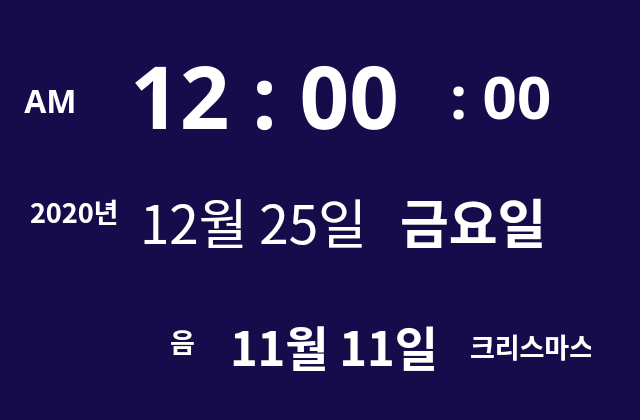
<?xml version="1.0" encoding="UTF-8"?>
<ui version="4.0">
 <class>TimeDisplay</class>
 <widget class="QWidget" name="TimeDisplay">
  <property name="geometry">
   <rect>
    <x>0</x>
    <y>0</y>
    <width>640</width>
    <height>420</height>
   </rect>
  </property>
  <property name="styleSheet">
   <string notr="true">background-color: #160C4B; border-style: solid; border-width: 0px; border-color: #160C4B;
</string>
  </property>
  <widget class="QWidget" name="WidgetTimer" native="true">
   <property name="geometry">
    <rect>
     <x>110</x>
     <y>30</y>
     <width>481</width>
     <height>121</height>
    </rect>
   </property>
   <property name="font">
    <font>
     <weight>50</weight>
     <bold>false</bold>
    </font>
   </property>
   <widget class="QLabel" name="LabelSec">
    <property name="geometry">
     <rect>
      <x>340</x>
      <y>10</y>
      <width>100</width>
      <height>111</height>
     </rect>
    </property>
    <property name="font">
     <font>
      <family>나눔바른고딕</family>
      <pointsize>45</pointsize>
      <weight>75</weight>
      <bold>true</bold>
     </font>
    </property>
    <property name="styleSheet">
     <string notr="true">QLabel {
	color: white;
}</string>
    </property>
    <property name="text">
     <string>: 00</string>
    </property>
   </widget>
   <widget class="QLabel" name="LabelHour">
    <property name="geometry">
     <rect>
      <x>20</x>
      <y>10</y>
      <width>301</width>
      <height>111</height>
     </rect>
    </property>
    <property name="font">
     <font>
      <family>나눔바른고딕</family>
      <pointsize>65</pointsize>
      <weight>75</weight>
      <bold>true</bold>
     </font>
    </property>
    <property name="styleSheet">
     <string notr="true">QLabel {
	color: white;
}</string>
    </property>
    <property name="text">
     <string>12 : 00</string>
    </property>
   </widget>
  </widget>
  <widget class="QLabel" name="LabelAMPM">
   <property name="geometry">
    <rect>
     <x>10</x>
     <y>70</y>
     <width>81</width>
     <height>61</height>
    </rect>
   </property>
   <property name="font">
    <font>
     <family>나눔바른고딕</family>
     <pointsize>24</pointsize>
     <weight>75</weight>
     <bold>true</bold>
    </font>
   </property>
   <property name="styleSheet">
    <string notr="true">QLabel {
	color: white;
}</string>
   </property>
   <property name="text">
    <string>AM</string>
   </property>
   <property name="alignment">
    <set>Qt::AlignCenter</set>
   </property>
  </widget>
  <widget class="QWidget" name="widget" native="true">
   <property name="geometry">
    <rect>
     <x>20</x>
     <y>180</y>
     <width>551</width>
     <height>81</height>
    </rect>
   </property>
   <widget class="QLabel" name="LabelYear">
    <property name="geometry">
     <rect>
      <x>10</x>
      <y>0</y>
      <width>101</width>
      <height>61</height>
     </rect>
    </property>
    <property name="font">
     <font>
      <family>나눔바른고딕</family>
      <pointsize>20</pointsize>
      <weight>75</weight>
      <bold>true</bold>
     </font>
    </property>
    <property name="styleSheet">
     <string notr="true">QLabel {
	color: white;
}</string>
    </property>
    <property name="text">
     <string>2020년</string>
    </property>
   </widget>
   <widget class="QLabel" name="LabelDate">
    <property name="geometry">
     <rect>
      <x>120</x>
      <y>10</y>
      <width>261</width>
      <height>61</height>
     </rect>
    </property>
    <property name="font">
     <font>
      <family>나눔바른고딕</family>
      <pointsize>40</pointsize>
     </font>
    </property>
    <property name="styleSheet">
     <string notr="true">QLabel {
	color: white;
}</string>
    </property>
    <property name="text">
     <string>12월 25일</string>
    </property>
   </widget>
   <widget class="QLabel" name="LabelDayofWeek">
    <property name="geometry">
     <rect>
      <x>380</x>
      <y>10</y>
      <width>151</width>
      <height>61</height>
     </rect>
    </property>
    <property name="font">
     <font>
      <family>나눔바른고딕</family>
      <pointsize>40</pointsize>
      <weight>75</weight>
      <bold>true</bold>
     </font>
    </property>
    <property name="styleSheet">
     <string notr="true">QLabel {
	color: white;
}</string>
    </property>
    <property name="text">
     <string>금요일</string>
    </property>
   </widget>
  </widget>
  <widget class="QWidget" name="WidgetLunar" native="true">
   <property name="geometry">
    <rect>
     <x>110</x>
     <y>310</y>
     <width>511</width>
     <height>70</height>
    </rect>
   </property>
   <widget class="QLabel" name="LabelLunar">
    <property name="geometry">
     <rect>
      <x>60</x>
      <y>0</y>
      <width>51</width>
      <height>61</height>
     </rect>
    </property>
    <property name="font">
     <font>
      <family>나눔바른고딕</family>
      <pointsize>20</pointsize>
      <weight>75</weight>
      <bold>true</bold>
     </font>
    </property>
    <property name="styleSheet">
     <string notr="true">QLabel {
	color: white;
}</string>
    </property>
    <property name="text">
     <string>음</string>
    </property>
   </widget>
   <widget class="QLabel" name="LabelLunarDate">
    <property name="geometry">
     <rect>
      <x>120</x>
      <y>0</y>
      <width>211</width>
      <height>71</height>
     </rect>
    </property>
    <property name="font">
     <font>
      <family>나눔바른고딕</family>
      <pointsize>35</pointsize>
      <weight>75</weight>
      <bold>true</bold>
     </font>
    </property>
    <property name="styleSheet">
     <string notr="true">QLabel {
	color: white;
}</string>
    </property>
    <property name="text">
     <string>11월 11일</string>
    </property>
   </widget>
   <widget class="QLabel" name="LabelSpecialDay">
    <property name="geometry">
     <rect>
      <x>360</x>
      <y>10</y>
      <width>121</width>
      <height>51</height>
     </rect>
    </property>
    <property name="font">
     <font>
      <family>나눔바른고딕</family>
      <pointsize>20</pointsize>
      <weight>75</weight>
      <bold>true</bold>
     </font>
    </property>
    <property name="styleSheet">
     <string notr="true">QLabel {
	color: white;
}</string>
    </property>
    <property name="text">
     <string>크리스마스</string>
    </property>
   </widget>
  </widget>
  <widget class="QLabel" name="LabelNotification">
   <property name="geometry">
    <rect>
     <x>750</x>
     <y>20</y>
     <width>251</width>
     <height>41</height>
    </rect>
   </property>
   <property name="font">
    <font>
     <pointsize>25</pointsize>
    </font>
   </property>
   <property name="styleSheet">
    <string notr="true">background-color :#160C4B; color : white; border-style: solid; border-width: 0px; border-color: #160C4B;</string>
   </property>
   <property name="text">
    <string/>
   </property>
  </widget>
 </widget>
 <resources/>
 <connections/>
</ui>
